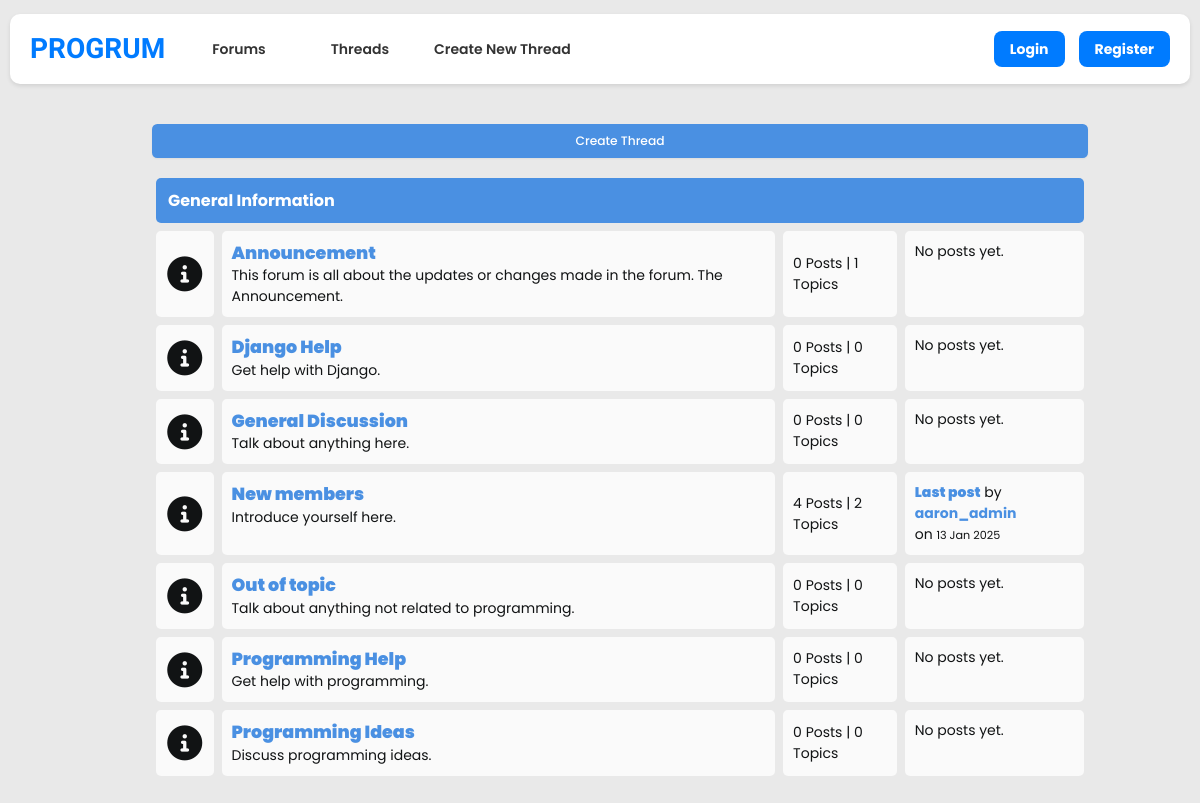
The page / on the database its author committed.
### forum/models.py (models this page shows, shortened)
class Forum(models.Model):
    name = models.CharField(max_length=100)
    description = models.TextField()
    slug = models.SlugField(unique=True)

### post/models.py (models this page shows, shortened)
class Post(models.Model):
    thread = models.ForeignKey(Thread, related_name='posts', on_delete=models.CASCADE)
    author = models.ForeignKey(User, on_delete=models.CASCADE)
    body = models.TextField()
    slug = models.SlugField()
    created_at = models.DateTimeField(auto_now_add=True)
    updated_at = models.DateTimeField(auto_now=True)

### forum/views.py (the view)
# urls.py: path("", views.index, name="index"),
def index(request):
    forums = Forum.objects.all().annotate(
        thread_count=Count('threads', distinct=True),
        post_count=Count('threads__posts', distinct=True),
        latest_post_time=Max('threads__posts__created_at')
    )
    latest_posts = {}
    for forum in forums:
        latest_post = Post.objects.filter(
            thread__forum=forum
        ).order_by('-created_at').first()
        latest_posts[forum.id] = latest_post
    return render(request, 'index.html', {'forums': forums, 'latest_posts': latest_posts})

### thread/templatetags/dict_extras.py (called while the page is built)
@register.filter
def dict_get(d, key):
    return d.get(key, None)

### forum/templates/index.html (shortened to what this page needs)
{% extends '_base.html' %}
{% block content %}
  {% load dict_extras %}
  <div class="container">
    <a href="{% url 'create_thread_no_forum' %}" class="btn">Create Thread</a>
    <div class="subforum">
      <div class="subforum-title">
        <h1>General Information</h1>
      </div>
      {% for forum in forums %}
        <div class="subforum-row">
          <div class="subforum-icon subforum-column center">
            <i class="fa-solid fa-info-circle"></i>
          </div>
          <div class="subforum-description subforum-column">
            <h4><a href="{% url 'forum_detail' forum.slug %}">{{ forum.name }}</a></h4>
            <p>{{ forum.description }}</p>
          </div>
          <div class="subforum-stats subforum-column center">
            <span>{{ forum.post_count }} Posts | {{ forum.thread_count }} Topics</span>
          </div>
          <div class="subforum-info subforum-column">
            {% with latest_post=latest_posts|dict_get:forum.id %}
              {% if latest_post %}
                <b><a href="{% url 'thread_page' latest_post.thread.slug %}">Last post</a></b> by <a href="#">{{ latest_post.author }}</a> <br />on
                <small>{{ latest_post.created_at|date:'d M Y' }}</small>
              {% else %}
                <p>No posts yet.</p>
              {% endif %}
            {% endwith %}
          </div>
        </div>
      {% endfor %}
    </div>
  </div>
{% endblock %}

### static/css/style.css (style rules this page uses)
* { box-sizing: border-box; }
html { font-size: 14px; font-family: "Poppins", sans-serif; background-color: rgb(233, 233, 233); color: #111314; }
a { color: #4a90e2; font-weight: bolder; text-decoration: none; }
h1 { font-size: 16px; font-weight: bold; color: #ffffff; margin-left: 0.5rem; }
.container { margin: 20px; padding: 20px; }
.subforum { margin-top: 20px; }
.subforum-title { background-color: #4a90e2; padding: 5px; border-radius: 5px; margin: 4px; font-weight: 100; }
.subforum-row { display: grid; grid-template-columns: 7% 60% 13% 20%; }
.subforum-column { padding: 10px; margin: 4px; border-radius: 5px; background-color: #fafafa; }
.subforum-description * { margin-block: 0; }
.center { display: flex; justify-content: center; align-items: center; }
.subforum-icon i { font-size: 35px; }
.btn { display: inline-flex; align-items: center; justify-content: center; border-radius: 0.375rem; border-width: 1px; border-color: transparent; background-color: #4a90e2; padding-left: 1rem; padding-right: 1rem; padding-top: 0.5rem; padding-bottom: 0.5rem; font-size: 0.875rem; line-height: 1.25rem; color: white; cursor: pointer; }
.btn { display: inline-flex; align-items: center; justify-content: center; border-radius: 0.375rem; border-width: 1px; border-color: transparent; background-color: #4a90e2; padding-left: 1rem; padding-right: 1rem; padding-top: 0.5rem; padding-bottom: 0.5rem; font-size: 0.875rem; line-height: 1.25rem; color: white; cursor: pointer; width: 100%; box-sizing: border-box; }

### rows shown on the page
Forum: name "Announcement", description "This forum is all about the updates or changes made in the forum. The Announcement.", post_count "0", thread_count "1", shows "No posts yet."
Forum: name "Django Help", description "Get help with Django.", post_count "0", thread_count "0", shows "No posts yet."
Forum: name "General Discussion", description "Talk about anything here.", post_count "0", thread_count "0", shows "No posts yet."
Forum: name "New members", description "Introduce yourself here.", post_count "4", thread_count "2"
Post: author "aaron_admin", created_at "13 Jan 2025"
Forum: name "Out of topic", description "Talk about anything not related to programming.", post_count "0", thread_count "0", shows "No posts yet."
Forum: name "Programming Help", description "Get help with programming.", post_count "0", thread_count "0", shows "No posts yet."
Forum: name "Programming Ideas", description "Discuss programming ideas.", post_count "0", thread_count "0", shows "No posts yet."
